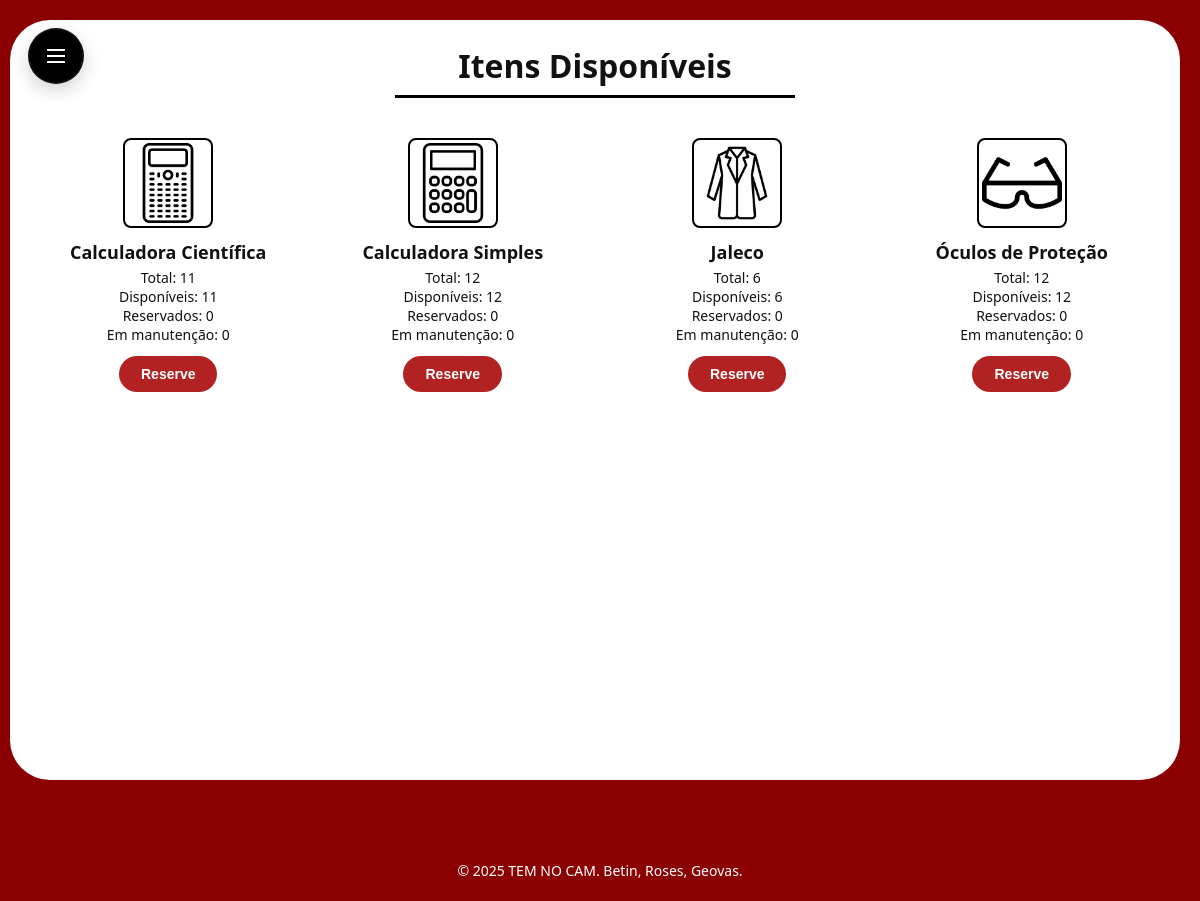
Screenshot of /itens/ (signed in) with the database file from the repository.
### core/models.py (models this page shows, shortened)
class Item(models.Model):
    nome = models.CharField(
        max_length=255,
        verbose_name='Nome do tipo de item'
    )
    codigo_tipo = models.CharField(
        max_length=20,
        unique=True,
        verbose_name='Código do tipo',
    )
    descricao = models.TextField(
        blank=True,
        verbose_name='Descrição',
        help_text='Detalhes do item (tamanho, uso, observações gerais).'
    )
    imagem = models.ImageField(
        upload_to='itens/',
        blank=True,
        null=True,
        verbose_name='Imagem do item'
    )

### core/views.py (the view)
# urls.py: path('itens/', views.lista_itens, name='lista_itens'),
@login_required
def lista_itens(request):
    itens = (
        Item.objects
        .annotate(
            total_exemplares=Count('exemplares'),
            disponiveis=Count(
                'exemplares',
                filter=Q(exemplares__situacao=Exemplar.Situacao.DISPONIVEL)
            ),
            reservados=Count(
                'exemplares',
                filter=Q(exemplares__situacao=Exemplar.Situacao.RESERVADO)
            ),
            em_manutencao=Count(
                'exemplares',
                filter=Q(exemplares__situacao=Exemplar.Situacao.EM_MANUTENCAO)
            ),
        )
        .order_by('nome')
    )
    try:
        logos_dir = Path(settings.BASE_DIR) / 'static' / 'core' / 'logos'
        available = {f.name for f in logos_dir.iterdir() if f.is_file()} if logos_dir.exists() else set()
    except Exception:
        available = set()
    exts = ['png', 'jpg', 'jpeg', 'svg', 'webp']
    itens_list = list(itens)
    for item in itens_list:
        item.logo_filename = None
        for ext in exts:
            candidate = f"{item.id}.{ext}"
            if candidate in available:
                item.logo_filename = candidate
                break
        if item.logo_filename:
            continue
        slug = slugify(item.nome or '')
        for ext in exts:
            candidate = f"{slug}.{ext}"
            if candidate in available:
                item.logo_filename = candidate
                break
        if item.logo_filename:
            continue
        if slug:
            for fname in available:
                if fname.startswith(slug):
                    item.logo_filename = fname
                    break
    return render(request, 'core/lista_itens.html', {'itens': itens_list})

### core/templates/core/lista_itens.html (shortened to what this page needs)
{% extends "core/base.html" %}
{% load static %}
{% block content %}
<h1 class="page-title">Itens Disponíveis</h1>
<div class="page-title-underline"></div>
<div class="item-grid">
    {% for item in itens %}
        <div class="item-card">
            <div class="item-icon">
                {% if item.imagem %}
                    <img src="{{ item.imagem.url }}"
                         alt="{{ item.nome }}"
                         style="width: 80px; height: 80px; object-fit: cover; border-radius: 8px;">
                {% endif %}
            </div>
            <div class="item-nome">
                {{ item.nome }}
            </div>
            <div class="item-info">
                Total: {{ item.total_exemplares }}<br>
                Disponíveis: {{ item.disponiveis }}<br>
                Reservados: {{ item.reservados }}<br>
                Em manutenção: {{ item.em_manutencao }}
            </div>
            {% if item.disponiveis > 0 %}
                <a href="{% url 'core:reservar_item' item.id %}">
                    <button class="btn btn-primary">Reserve</button>
                </a>
            {% else %}
                <button class="btn btn-primary" disabled>Sem disponibilidade</button>
            {% endif %}
        </div>
    {% endfor %}
</div>
{% endblock %}

### static/core/style.css (style rules this page uses)
:root { --cor-fundo: #8b0000; --cor-card: #ffffff; --cor-texto: #111111; --cor-menu-bg: #ffffff; --cor-menu-ativo: #b22222; --cor-menu-ativo-texto: #ffffff; --cor-menu-link: #111111; --cor-botao: #b22222; --cor-botao-texto: #ffffff; --raio-card: 40px; --fonte: "Segoe UI", system-ui, -apple-system, BlinkMacSystemFont, sans-serif; }
* { box-sizing: border-box; }
body { margin: 0; padding: 0; font-family: var(--fonte); background: var(--cor-fundo); color: var(--cor-texto); }
.page-title { text-align: center; font-size: 32px; font-weight: 700; margin: 0 0 8px 0; }
.page-title-underline { width: 50%; max-width: 400px; height: 3px; background: #000; margin: 4px auto 24px auto; }
.item-grid { display: grid; grid-template-columns: repeat(auto-fit, minmax(200px, 1fr)); gap: 24px; justify-items: center; }
.item-card { text-align: center; padding: 16px; }
.item-icon { width: 90px; height: 90px; margin: 0 auto 12px auto; border: 2px solid #000; border-radius: 8px; display: flex; align-items: center; justify-content: center; font-size: 40px; }
.item-icon img { width: 100%; height: 100%; object-fit: cover; display: block; border-radius: 6px; }
.item-nome { font-size: 18px; font-weight: 600; margin-bottom: 4px; }
.item-info { font-size: 14px; margin-bottom: 12px; }
.btn { display: inline-block; padding: 10px 22px; border-radius: 999px; border: none; cursor: pointer; font-weight: 600; font-size: 14px; }
.btn-primary { background: var(--cor-botao); color: var(--cor-botao-texto); }
:root { --sidebar-width: 260px; --sidebar-contracted-width: 56px; --sidebar-transition-duration: 0.34s; --sidebar-transition-ease: cubic-bezier(.2,.9,.3,1); }

### rows the page displays
Item: imagem (picture), nome "Calculadora Científica", total_exemplares "11", disponiveis "11", reservados "0", em_manutencao "0", shows "Reserve"
Item: imagem (picture), nome "Calculadora Simples", total_exemplares "12", disponiveis "12", reservados "0", em_manutencao "0", shows "Reserve"
Item: imagem (picture), nome "Jaleco", total_exemplares "6", disponiveis "6", reservados "0", em_manutencao "0", shows "Reserve"
Item: imagem (picture), nome "Óculos de Proteção", total_exemplares "12", disponiveis "12", reservados "0", em_manutencao "0", shows "Reserve"
